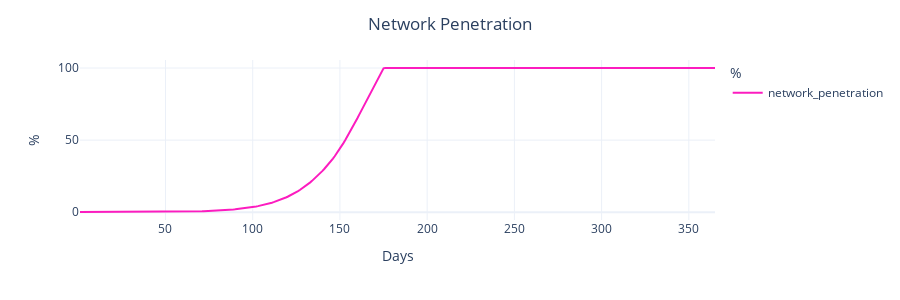

The notebook cell this image was saved under:
### Code cell
fig = px.line(
    df_1,
    x='timestep',
    y=['network_penetration'],
    height=300
)

fig.update_layout(
    title="Network Penetration",
    xaxis_title="Days",
    yaxis_title="%",
    legend_title="%")

fig.show()

### Figure 1 — Plotly figure (JSON) as saved in the notebook; plotly's stock layout.template omitted (floating-point values rounded to 4 significant figures; data arrays with more than 128 entries replaced by an {"elided": "..."} marker saying what was removed)
{"data": [{"hovertemplate": "variable=network_penetration<br>timestep=%{x}<br>value=%{y}<extra></extra>", "legendgroup": "network_penetration", "line": {"color": "#FC1CBF", "dash": "solid"}, "mode": "lines", "name": "network_penetration", "orientation": "v", "showlegend": true, "type": "scatter", "x": {"elided": "365 int values"}, "xaxis": "x", "y": {"elided": "365 float values"}, "yaxis": "y"}], "layout": {"height": 300, "legend": {"title": {"text": "%"}, "tracegroupgap": 0}, "margin": {"t": 60}, "title": {"text": "Network Penetration"}, "xaxis": {"anchor": "y", "domain": [0, 1], "title": {"text": "Days"}}, "yaxis": {"anchor": "x", "domain": [0, 1], "title": {"text": "%"}}}}
